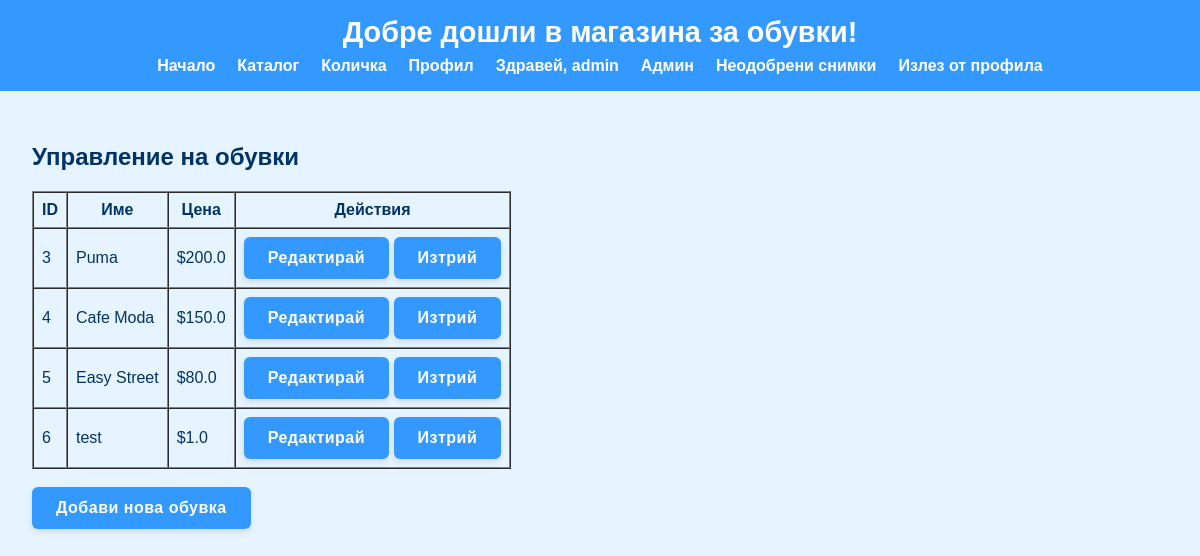
/admin/manage (signed in), run on an earlier commit of the app's database.
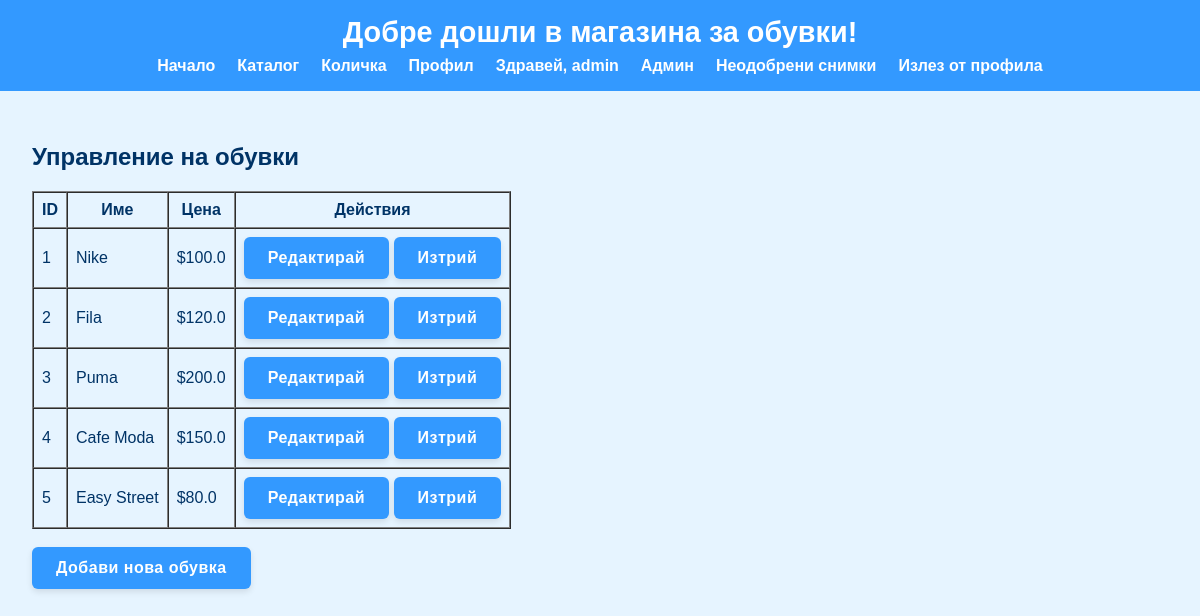
And on a later commit of the database.
### models.py (models this page shows, shortened)
class Shoe(db.Model):
    __tablename__ = "shoes"
    id = db.Column(db.Integer, primary_key=True)
    name = db.Column(db.String(100), nullable=False)
    price = db.Column(db.Float, nullable=False)
    material = db.Column(db.String(100), nullable=False)
    size = db.Column(db.Integer, nullable=False)
    color = db.Column(db.String(100), nullable=False)
    category = db.Column(db.String(50), nullable=False)
    type = db.Column(db.String(50))
    comments = db.relationship("Comment", backref="shoe", lazy=True, cascade="all, delete-orphan")
    cart_actions = db.relationship("CartAction", backref="shoe", lazy=True, cascade="all, delete-orphan")
    __mapper_args__ = {
        "polymorphic_identity": "shoe",
        "polymorphic_on": type
    }

class SportsShoes(Shoe):
    __mapper_args__ = {"polymorphic_identity": "sport"}

### controllers/admin_controller.py (the view)
@admin_bp.route("/manage")
def manage_shoes():
    shoes = catalog_service.get_all_shoes()
    return render_template("manage_shoes.html", shoes=shoes)

### app.py (called while the page is built, shortened)
@app.before_request
def restrict_admin_pages():
    if request.path.startswith("/admin"):
        if session.get("role") != "admin":
            flash("Нямате достъп до админ панела.", "error")
            return redirect(url_for("index"))

@app.before_request
def setup_database():
    db.create_all()
    if not User.query.filter_by(username="admin").first():
        hashed_password = generate_password_hash("admin123")
        admin_user = User(username="admin", email="admin@admin.com", password=hashed_password, role="admin")
        db.session.add(admin_user)
        db.session.commit()

### services/catalog_service.py (called while the page is built)
def get_all_shoes():
    return Shoe.query.all()

### templates/manage_shoes.html (shortened to what this page needs)
{% extends "base.html" %}
{% block content %}
    <h2>Управление на обувки</h2>
    <table border="1" cellpadding="8" cellspacing="0">
        <tr>
            <th>ID</th>
            <th>Име</th>
            <th>Цена</th>
            <th>Действия</th>
        </tr>
        {% for shoe in shoes %}
        <tr>
            <td>{{ shoe.id }}</td>
            <td>{{ shoe.name }}</td>
            <td>${{ shoe.price }}</td>
            <td>
                <a href="{{ url_for('admin.update_shoe', shoe_id=shoe.id) }}"><button>Редактирай</button></a>
                <a href="{{ url_for('admin.delete_shoe', shoe_id=shoe.id) }}"><button>Изтрий</button></a>
            </td>
        </tr>
        {% endfor %}
    </table>
    <br>
    <a href="{{ url_for('admin.add_shoe') }}"><button>Добави нова обувка</button></a>
{% endblock %}

What changed in the data, as far as the page shows it:
removed SportsShoes: id "6", name "test", price "1.0"
added SportsShoes: id "1", name "Nike", price "100.0"
added SportsShoes: id "2", name "Fila", price "120.0"
